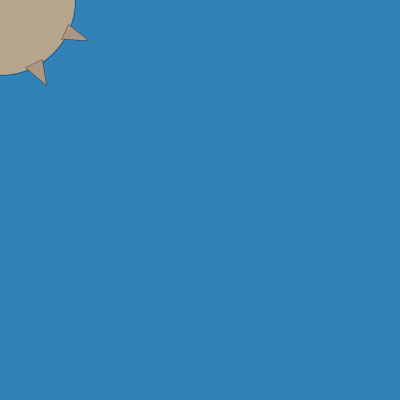
Frame 1 (no input)
Frame 60 (the mouse pressed at the canvas centre just before this capture): identical to frame 1, image omitted
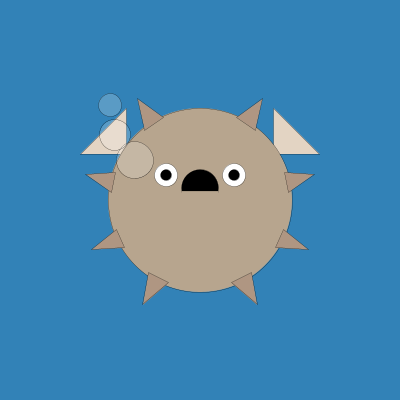
Frame 120 (the mouse held since frame 60 and released just before this capture)

The Processing sketch that drew these frames (run headless with seeded random() and noise(); from frame 60 on, the mouse is pressed at the canvas centre):

// Processing sketch: processing_89054
// ── processing_89054.pde

//HW 5 Cristina Shin cshin1 Copyright 1/31/2013 cshin1@andrew.cmu.edu
//Press a and s for the eyes to blink
//Click the mouse anywhere to move the fish and change its size.

float x1, y1, wd, ht;

void setup ( )
{
  size( 400, 400 );
  wd = 150;
  ht = 150;
  

}

void draw ( )
{
  x1= mouseX;
  y1= mouseY;
  
  smooth( );
  
  water( );
  ears( );
  body( );
  eyes( );
  mouth( );
  spikes( );
  bubbles( );
  
  keyPressed1( );
  keyPressed2( );
 
  mouseClicked( );


}

void water( )
{
  background( 50, 130, 183 );
}



void body( )
{
  stroke(0,0,0);
  strokeWeight(0.25);
  fill( 183, 165, 142 );

  ellipse( x1, y1, wd, ht ); 
}

void ears( )
{
  stroke(0,0,0);
  strokeWeight(0.25);
  fill( 227, 212, 195 );
  triangle( x1 + .4*wd, y1 - 0.25*ht, x1+0.05*wd + 0.6*wd, y1 - .25*ht, x1 + .4*wd, y1 - .5*ht ); 
  triangle( x1 - .4*wd, y1 - 0.25*ht, x1-0.05*wd - 0.6*wd, y1 - .25*ht, x1 - .4*wd, y1 - .5*ht ); 
}

void eyes( )
{
  fill(255,255,255);
  ellipse( x1 + 34 , y1 - 25, wd/8, ht/8 );
  ellipse( x1 - 34, y1 - 25, wd/8, ht/8 );
  
  fill( 0, 0, 0 );
  ellipse( x1 - 34, y1 - 25, wd/17, ht/17 );
  ellipse( x1 + 34, y1 - 25, wd/17, ht/17 );
}

void mouth( )
{
  fill( 0, 0, 0 );
  ellipse( x1, y1-12, wd/5, ht/5 );
  
  noStroke( );
  fill( 183, 165, 142 );
  rectMode( CENTER );
  rect( x1, y1+9.5, wd/5, ht/5 );
}

void spikes( )
{
  stroke(0,0,0);
  strokeWeight(0.25);
  fill( 175, 150, 130 );
  triangle( x1 + .2*wd, y1 - 0.45*ht, x1 + 0.3*wd, y1 - .38*ht, x1 + .34*wd, y1 - .55*ht ); 
  triangle( x1 - .2*wd, y1 - 0.45*ht, x1 - 0.3*wd, y1 - .38*ht, x1 - .34*wd, y1 - .55*ht );
  
  triangle( x1 + .46*wd, y1 - 0.15*ht, x1 + 0.48*wd, y1 - .04*ht, x1 + .62*wd, y1 - .14*ht ); 
  triangle( x1 - .46*wd, y1 - 0.15*ht, x1 - 0.48*wd, y1 - .04*ht, x1 - .62*wd, y1 - .14*ht );
  
  triangle( x1 + .41*wd, y1 + 0.26*ht, x1 + 0.455*wd, y1 + .16*ht, x1 + .59*wd, y1 + .27*ht ); 
  triangle( x1 - .41*wd, y1 + 0.26*ht, x1 - 0.455*wd, y1 + .16*ht, x1 - .59*wd, y1 + .27*ht );
  
  triangle( x1 + .17*wd, y1 + 0.45*ht, x1 + 0.28*wd, y1 + .395*ht, x1 + .31*wd, y1 + .57*ht ); 
  triangle( x1 - .17*wd, y1 + 0.45*ht, x1 - 0.28*wd, y1 + .395*ht, x1 - .31*wd, y1 + .57*ht );
}


void bubbles( )
{
  fill(255,255,255, 50);
  ellipse( x1-65, y1-40, wd/5, ht/5 );

  ellipse( x1-85, y1-65, wd/6, ht/6 );
  ellipse( x1-90, y1-95, wd/8, ht/8 );
}

void mousePressed( )
{

 // wd = wd + 34;
//  ht = ht + 34;
  
   if (wd == 150) {
    wd = wd + 34;
    ht = ht + 34;
    x1= mouseX+1;
    y1= mouseY+5;
  } else {
    wd = wd - 34;
    ht = ht - 34;
    x1= mouseX-1;
    y1= mouseY-5;
  }
  
}

void keyPressed1( )
{
  if (key == 'a') {
    noStroke( );
  fill( 183, 165, 142);
    rect( x1-35, y1-25, wd/6, ht/6 );
    rect( x1+35, y1-25, wd/6, ht/6 );
    
    stroke(0,0,0);
    strokeWeight(2);
    line( x1-30, y1-30, x1-40, y1-20  );
    line( x1+30, y1-30, x1+40, y1-20  );
  }}
  
  void keyPressed2( )
{
  if (key == 's') {
   noStroke( );
  fill( 183, 165, 142 );
    rect( x1-35, y1-25, wd/6, ht/6 );
    rect( x1+35, y1-25, wd/6, ht/6 );

  fill(255,255,255);
  ellipse( x1 + 34 , y1 - 25, wd/8, ht/8 );
  ellipse( x1 - 34, y1 - 25, wd/8, ht/8 );
  
  fill( 0, 0, 0 );
  ellipse( x1 - 34, y1 - 25, wd/17, ht/17 );
  ellipse( x1 + 34, y1 - 25, wd/17, ht/17 );
  }}
